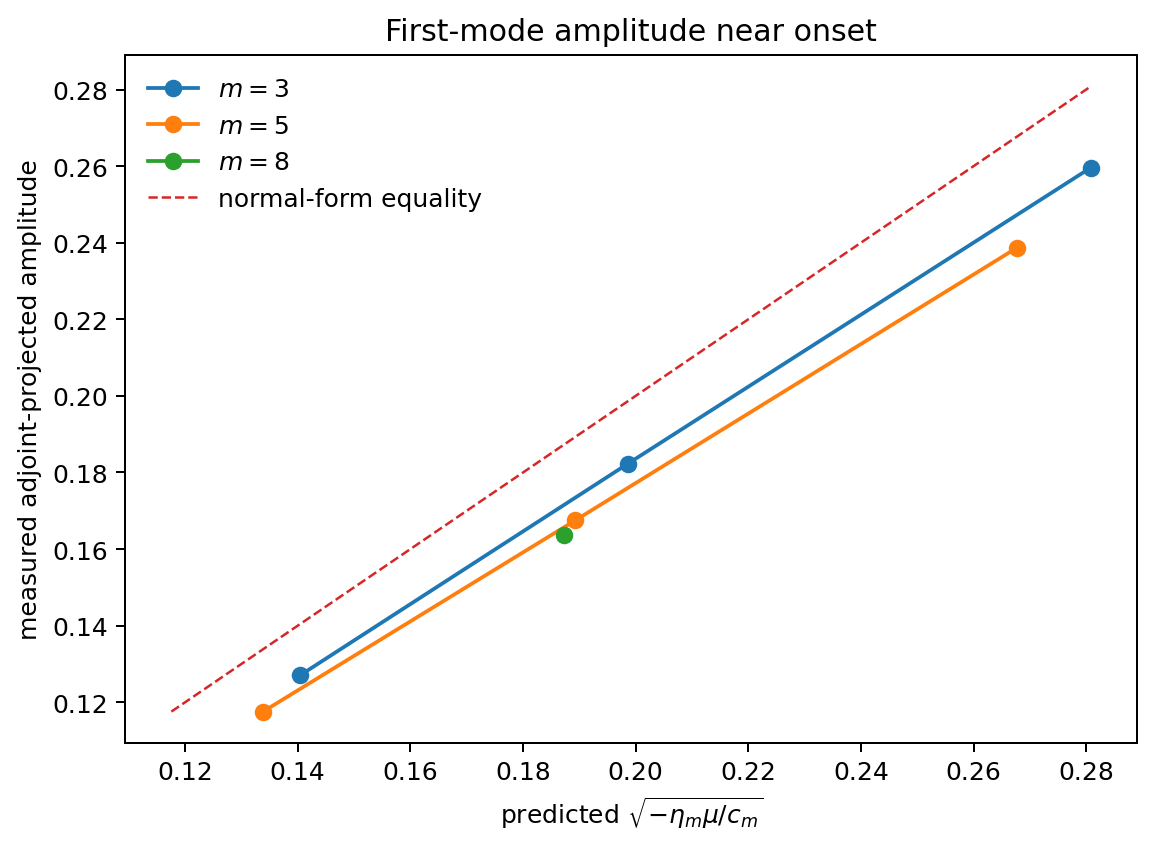

Reproduce this figure in Python.
#!/usr/bin/env python3
from pathlib import Path
import pandas as pd
import matplotlib.pyplot as plt
ROOT=Path(__file__).resolve().parents[1]
df=pd.read_csv(ROOT/'data'/'branch_amplitudes.csv');df=df[(df.modes==16)&(df.precision=='base')]
fig,ax=plt.subplots(figsize=(6.3,4.6),constrained_layout=True)
for m,g in df.groupby('m'):
    ax.plot(g.predicted_amplitude,g.measured_amplitude,'o-',label=f'$m={m}$')
lo=min(df.predicted_amplitude.min(),df.measured_amplitude.min());hi=max(df.predicted_amplitude.max(),df.measured_amplitude.max());ax.plot([lo,hi],[lo,hi],linestyle='--',linewidth=1,label='normal-form equality')
ax.set_xlabel(r'predicted $\sqrt{-\eta_m\mu/c_m}$');ax.set_ylabel('measured adjoint-projected amplitude');ax.set_title('First-mode amplitude near onset');ax.legend(frameon=False)
fig.savefig(ROOT/'figures'/'amplitude_scaling.pdf',bbox_inches='tight');fig.savefig(ROOT/'figures'/'amplitude_scaling.png',dpi=180,bbox_inches='tight')
